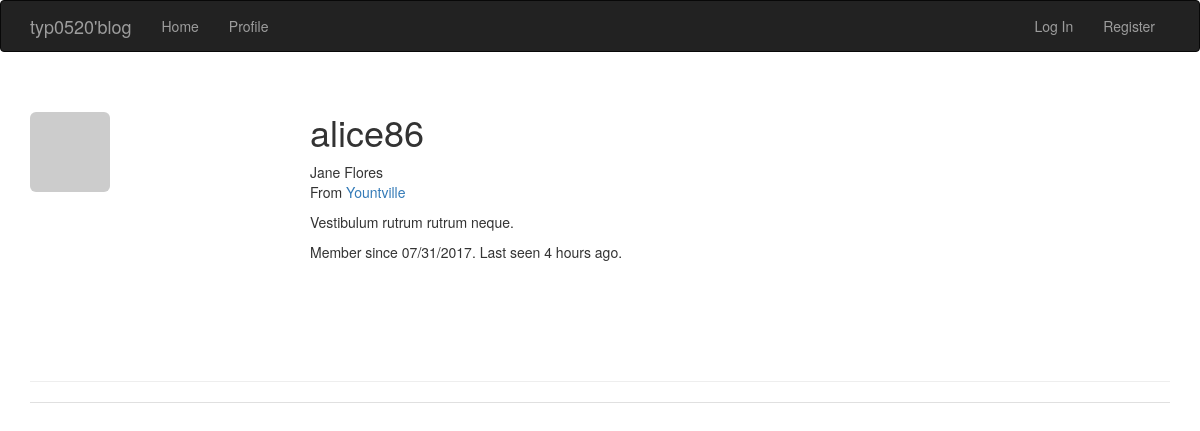
Before: /user/alice86 with the older database file.
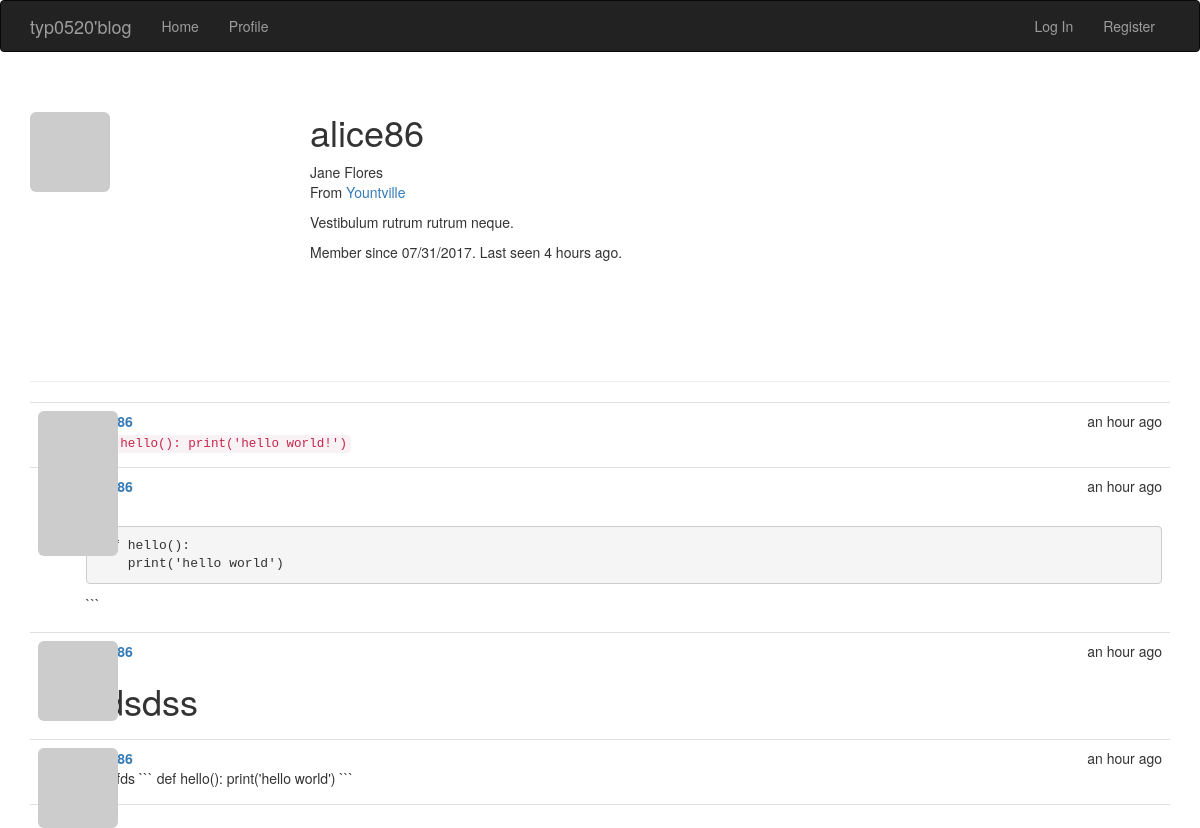
After: the same page with the newer database file.
### app/models.py (models this page shows, shortened)
class User(UserMixin, db.Model):
    __tablename__ = 'users'
    id = db.Column(db.Integer, primary_key=True)
    email = db.Column(db.String(64), unique=True, index=True)
    username = db.Column(db.String(64), unique=True, index=True)
    password_hash = db.Column(db.String(128))
    role_id = db.Column(db.Integer, db.ForeignKey('roles.id'))
    confirmed = db.Column(db.Boolean, default=False)
    name = db.Column(db.String(64))
    location = db.Column(db.String(64))
    about_me = db.Column(db.Text())
    member_since = db.Column(db.DateTime(), default=datetime.utcnow)
    last_seen = db.Column(db.DateTime(), default=datetime.utcnow)
    posts = db.relationship('Post', backref='author', lazy='dynamic')
    @property
    def password(self):
        raise AttributeError('password is not a readable attribute')
    def gravatar(self, size=100, default='idention', rating='g'):
        url = 'http://www.gravatar.com/avatar'
        hash = hashlib.md5(self.email.encode('utf-8')).hexdigest()
        img = '{url}/{hash}?s={size}&r={rating}'.format(url=url, hash=hash, size=size, default=default, rating=rating)
        return img

class Post(db.Model):
    __tablename__ = 'posts'
    id = db.Column(db.Integer, primary_key=True)
    body = db.Column(db.Text)
    timestamp = db.Column(db.DateTime, index=True, default=datetime.utcnow)
    author_id = db.Column(db.Integer, db.ForeignKey('users.id'))
    body_html = db.Column(db.Text)

### app/main/views.py (the view)
@main.route('/user/<username>')
def user(username):
    user = User.query.filter_by(username=username).first()
    if user is None:
        abort(404)
    posts = user.posts.order_by(Post.timestamp.desc()).all()
    return render_template('user.html', user=user, posts=posts)

### app/auth/views.py (called while the page is built)
@auth.before_app_request
def before_request():
    if current_user.is_authenticated:
        if not current_user.confirmed \
            and request.endpoint \
            and request.endpoint[:5] != 'auth.' \
            and request.endpoint != 'static':
            return redirect(url_for('auth.unconfirmed'))

### app/main/__init__.py (called while the page is built)
@main.app_context_processor
def inject_permissions():
    return dict(Permission=Permission)

### app/models.py (called while the page is built)
    def is_administrator(self):
        return False

### app/templates/user.html (shortened to what this page needs)
{% extends "base.html" %}
{% block page_content %}
<div class="page-header">
    <img class="img-rounded profile-thumbnail" src="{{ user.gravatar(size=256) }}">
    <div class="profile-header">
        <h1>{{ user.username }}</h1>
        {% if user.name or user.location %}
        <p>
            {% if user.name %}{{ user.name }}<br>{% endif %}
            {% if user.location %}
                From <a href="http://maps.google.com/?q={{ user.location }}">{{ user.location }}</a><br>
            {% endif %}
        </p>
        {% endif %}
        {% if user.about_me %}<p>{{ user.about_me }}</p>{% endif %}
        <p>Member since {{ moment(user.member_since).format('L') }}. Last seen {{ moment(user.last_seen).fromNow() }}.</p>
    </div>
</div>
    {% include('_posts.html') %}
{% endblock %}

### app/templates/base.html (shortened to what this page needs)
{% extends "bootstrap/base.html" %}
{% block head %}
    {{ super() }}
    <link rel="stylesheet" type="text/css" href="{{ url_for('static', filename='styles.css') }}">
{% endblock %}
{% block navbar %}
    <div class="navbar navbar-inverse" role="navigation">
        <div class="container">
            <div class="navbar-header">
                <a class="navbar-brand" href="{{ url_for('main.index') }}">typ0520'blog</a>
            </div>
            <div class="navbar-collapse collapse">
                <ul class="nav navbar-nav">
                    <li><a href="{{ url_for('main.index') }}">Home</a></li>
                    <li>
                        <a href="{{ url_for('main.user', username=current_user.username) }}"> Profile
                        </a></li>
                </ul>
                <ul class="nav navbar-nav navbar-right">
                    {% if current_user.is_authenticated %}
                        <li class="dropdown">
                            <a href="#" class="dropdown-toggle" data-toggle="dropdown">Account <b class="caret"></b></a>
                            <ul class="dropdown-menu">
                                <li><a href="{{ url_for('auth.modify_pwd') }}">Modify pwd</a></li>
                                <li><a href="{{ url_for('auth.logout') }}">Log Out</a></li>
                            </ul>
                        </li>
                    {% else %}
                        <li><a href="{{ url_for('auth.login') }}">Log In</a></li>
                        <li><a href="{{ url_for('auth.register') }}">Register</a></li>
                    {% endif %}
                </ul>
            </div>
        </div>
    </div>
{% endblock %}
{% block content %}
    <div class="container">
        {% block page_content %}{% endblock %}
    </div>
{% endblock %}

### app/templates/_posts.html
<ul class="posts">
    {% for post in posts %}
    <li class="post">
        <div class="post-thumbnail">
            <a href="{{ url_for('.user', username=post.author.username) }}">
                <img class="img-rounded profile-thumbnail" src="{{ post.author.gravatar(size=40) }}">
            </a>
        </div>
        <div class="post-content">
            <div class="post-date">{{ moment(post.timestamp).fromNow() }}</div>
            <div class="post-author"><a href="{{ url_for('.user', username=post.author.username) }}">{{ post.author.username }}</a></div>
            <div class="post-body">
                {% if post.body_html %}
                    {{ post.body_html | safe }}
                {% else %}
                    {{ post.body }}
                {% endif %}
            </div>
        </div>
    </li>
    {% endfor %}
</ul>

### app/static/styles.css (style rules this page uses)
.profile-thumbnail { position: absolute; }
.profile-header { min-height: 260px; margin-left: 280px; }
ul.posts { list-style-type: none; padding: 0px; margin: 16px 0px 0px 0px; border-top: 1px solid #e0e0e0; }
ul.posts li.post { padding: 8px; border-bottom: 1px solid #e0e0e0; }
div.post-date { float: right; }
div.post-author { font-weight: bold; }
div.post-thumbnail { position: absolute; }
div.post-content { margin-left: 48px; min-height: 48px; }

Changed rows visible on the page:
added Post: timestamp "an hour ago", body_html "def hello(): print('hello world!')"
added Post: timestamp "an hour ago", body_html "def hello(): print('hello world') ```"
added Post: timestamp "an hour ago", body_html "sdsdss"
added Post: timestamp "an hour ago", body "#fsfdfds ``` def hello(): print('hello world') ```"
